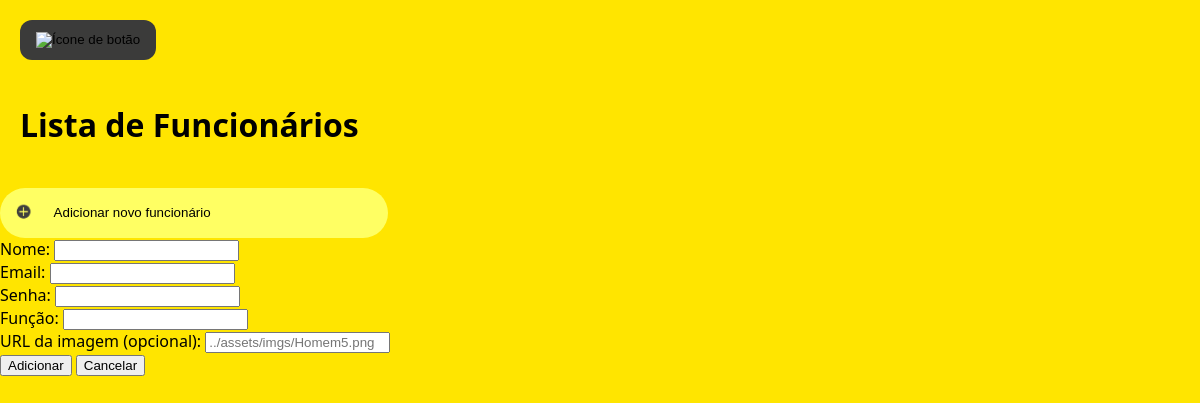
/private/addFuncionarioTela.php (signed in), run on an earlier commit of the app's database.
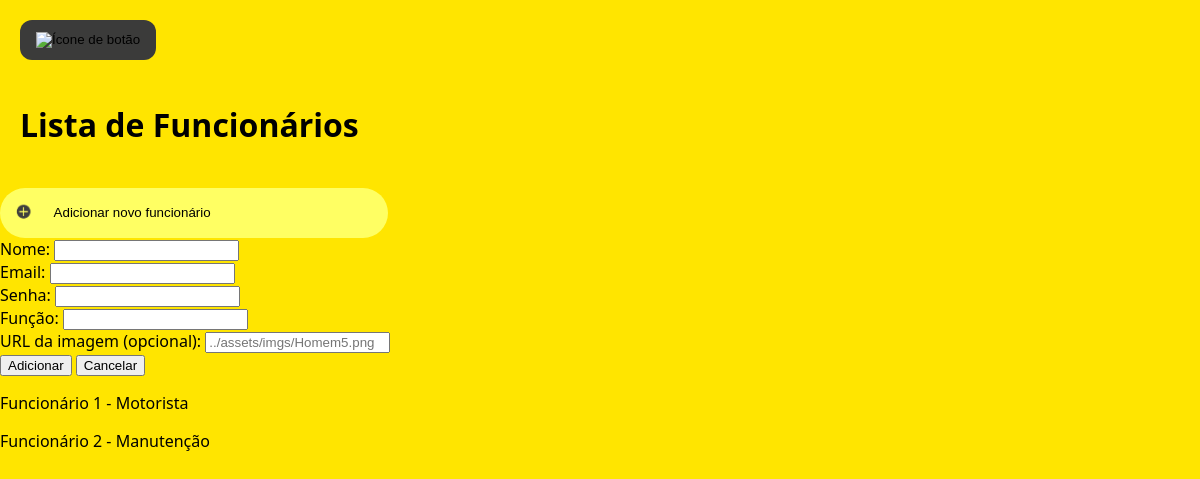
And on a later commit of the database.
### tables this page shows
CREATE TABLE Funcionario (
    id_funcionario INT AUTO_INCREMENT PRIMARY KEY,
    id_usuario INT NOT NULL,
    funcao VARCHAR(100) NOT NULL,
    imagem VARCHAR(255),
    FOREIGN KEY (id_usuario) REFERENCES Usuario(id_usuario)
);

CREATE TABLE Usuario (
    id_usuario INT AUTO_INCREMENT PRIMARY KEY,
    nome VARCHAR(100) NOT NULL,
    email VARCHAR(100) UNIQUE NOT NULL,
    senha VARCHAR(255) NOT NULL,
    tipo ENUM('funcionario', 'admin') NOT NULL
);

### private/addFuncionarioTela.php (the view, shortened to what this page needs)
<?php
include '../db.php';
?>
<!DOCTYPE html>
<html lang="pt-BR">
<head>
    <link rel="stylesheet" href="../styles/Style.css">
</head>
<body>
    <header>
     <button onclick= "window.location.href='gerenciadorFuncionarios.php'"  class="buttonVoltar" type="button">
            <img src="../assets/icons/botaoVoltar.png" alt="Ícone de botão" />
        </button>
        <br>
    <h1>Lista de Funcionários</h1>
    </header>
    <div id="Adicionar">
        <button type="button" id="botaoAddFuncionario" onclick="window.location.href='addFuncionarioTela.php'">
            <div class="conteudoBotao">
                <img src="../assets/imgs/Mais.png" alt="ícone de adicionar" class="iconeMais" />
                <p>Adicionar novo funcionário</p>
            </div>
        </button>
    </div>
     <form id="formFuncionario" method="POST" action="addFuncionarioTela.php">
      <label for="nome">Nome:</label>
      <input type="text" id="nome" name="nome" required />
      <br>
      <label for="email">Email:</label>
      <input type="email" id="email" name="email" required />
      <br>
      <label for="senha">Senha:</label>
      <input type="password" id="senha" name="senha" required />
      <br>
      <label for="funcao">Função:</label>
      <input type="text" id="funcao" name="funcao" required />
      <br>
      <label for="imagem">URL da imagem (opcional):</label>
      <input type="text" id="imagem" name="imagem" placeholder="../assets/imgs/Homem5.png" />
      <br>
      <div class="botoes">
    <button type="submit">Adicionar</button>
        <button type="button" onclick="window.location.href='gerenciadorFuncionarios.php'">Cancelar</button>
      </div>
    </form>
    <div id="listaFuncionarios">
        <?php
        $result = $conn->query("SELECT f.*, u.nome FROM Funcionario f JOIN Usuario u ON f.id_usuario = u.id_usuario");
        while ($func = $result->fetch_assoc()) {
            echo "<p>" . $func['nome'] . " - " . $func['funcao'] . "</p>";
        }
        ?>
    </div>
</body>
</html>

What changed in the data, as far as the page shows it:
added funcionario: id_usuario.nome "Funcionário 1", funcao "Motorista"
added funcionario: id_usuario.nome "Funcionário 2", funcao "Manutenção"
